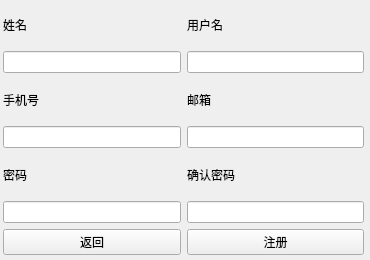
<?xml version="1.0" encoding="UTF-8"?>
<ui version="4.0">
 <class>RegisterForm</class>
 <widget class="QMainWindow" name="RegisterForm">
  <property name="geometry">
   <rect>
    <x>0</x>
    <y>0</y>
    <width>370</width>
    <height>260</height>
   </rect>
  </property>
  <property name="minimumSize">
   <size>
    <width>370</width>
    <height>260</height>
   </size>
  </property>
  <property name="maximumSize">
   <size>
    <width>370</width>
    <height>260</height>
   </size>
  </property>
  <property name="focusPolicy">
   <enum>Qt::NoFocus</enum>
  </property>
  <property name="windowTitle">
   <string>Sign up</string>
  </property>
  <widget class="QWidget" name="centralwidget">
   <widget class="QWidget" name="layoutWidget">
    <property name="geometry">
     <rect>
      <x>3</x>
      <y>4</y>
      <width>361</width>
      <height>251</height>
     </rect>
    </property>
    <layout class="QGridLayout" name="gridLayout">
     <item row="11" column="0">
      <widget class="QLineEdit" name="password_input"/>
     </item>
     <item row="2" column="0">
      <widget class="QLineEdit" name="name_input"/>
     </item>
     <item row="0" column="1">
      <widget class="QLabel" name="label_uname">
       <property name="minimumSize">
        <size>
         <width>0</width>
         <height>0</height>
        </size>
       </property>
       <property name="styleSheet">
        <string notr="true"/>
       </property>
       <property name="text">
        <string>用户名</string>
       </property>
      </widget>
     </item>
     <item row="6" column="1">
      <widget class="QLineEdit" name="email_input"/>
     </item>
     <item row="10" column="0">
      <widget class="QLabel" name="label_password">
       <property name="minimumSize">
        <size>
         <width>0</width>
         <height>0</height>
        </size>
       </property>
       <property name="styleSheet">
        <string notr="true"/>
       </property>
       <property name="text">
        <string>密码</string>
       </property>
      </widget>
     </item>
     <item row="2" column="1">
      <widget class="QLineEdit" name="uname_input"/>
     </item>
     <item row="13" column="1">
      <widget class="QPushButton" name="reg_btn">
       <property name="text">
        <string>注册</string>
       </property>
      </widget>
     </item>
     <item row="13" column="0">
      <widget class="QPushButton" name="back_btn">
       <property name="focusPolicy">
        <enum>Qt::NoFocus</enum>
       </property>
       <property name="text">
        <string>返回</string>
       </property>
      </widget>
     </item>
     <item row="4" column="0">
      <widget class="QLabel" name="label_phone">
       <property name="minimumSize">
        <size>
         <width>0</width>
         <height>0</height>
        </size>
       </property>
       <property name="styleSheet">
        <string notr="true"/>
       </property>
       <property name="text">
        <string>手机号</string>
       </property>
      </widget>
     </item>
     <item row="6" column="0">
      <widget class="QLineEdit" name="phone_input"/>
     </item>
     <item row="10" column="1">
      <widget class="QLabel" name="label_password_rpt">
       <property name="minimumSize">
        <size>
         <width>0</width>
         <height>0</height>
        </size>
       </property>
       <property name="styleSheet">
        <string notr="true"/>
       </property>
       <property name="text">
        <string>确认密码</string>
       </property>
      </widget>
     </item>
     <item row="4" column="1">
      <widget class="QLabel" name="label_email">
       <property name="minimumSize">
        <size>
         <width>0</width>
         <height>0</height>
        </size>
       </property>
       <property name="styleSheet">
        <string notr="true"/>
       </property>
       <property name="text">
        <string>邮箱</string>
       </property>
      </widget>
     </item>
     <item row="11" column="1">
      <widget class="QLineEdit" name="password_rpt_input"/>
     </item>
     <item row="0" column="0">
      <widget class="QLabel" name="label_name">
       <property name="minimumSize">
        <size>
         <width>0</width>
         <height>0</height>
        </size>
       </property>
       <property name="styleSheet">
        <string notr="true"/>
       </property>
       <property name="text">
        <string>姓名</string>
       </property>
      </widget>
     </item>
    </layout>
   </widget>
  </widget>
 </widget>
 <resources/>
 <connections/>
</ui>
